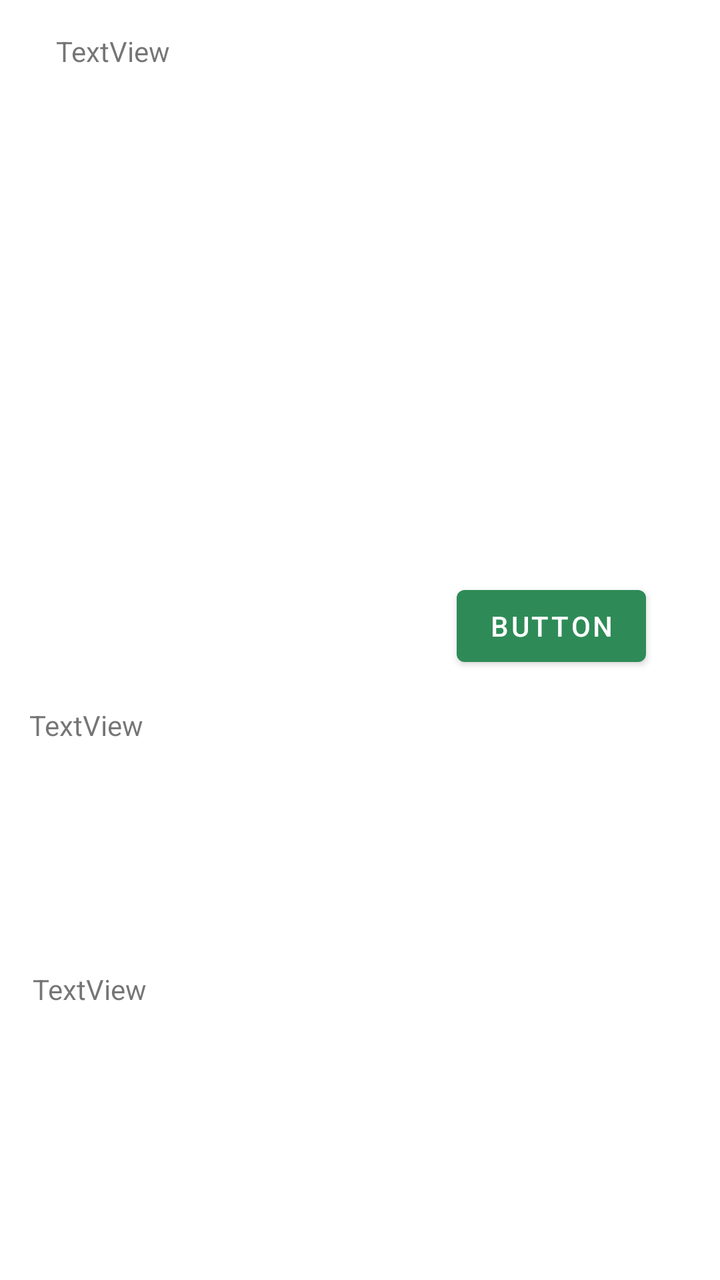
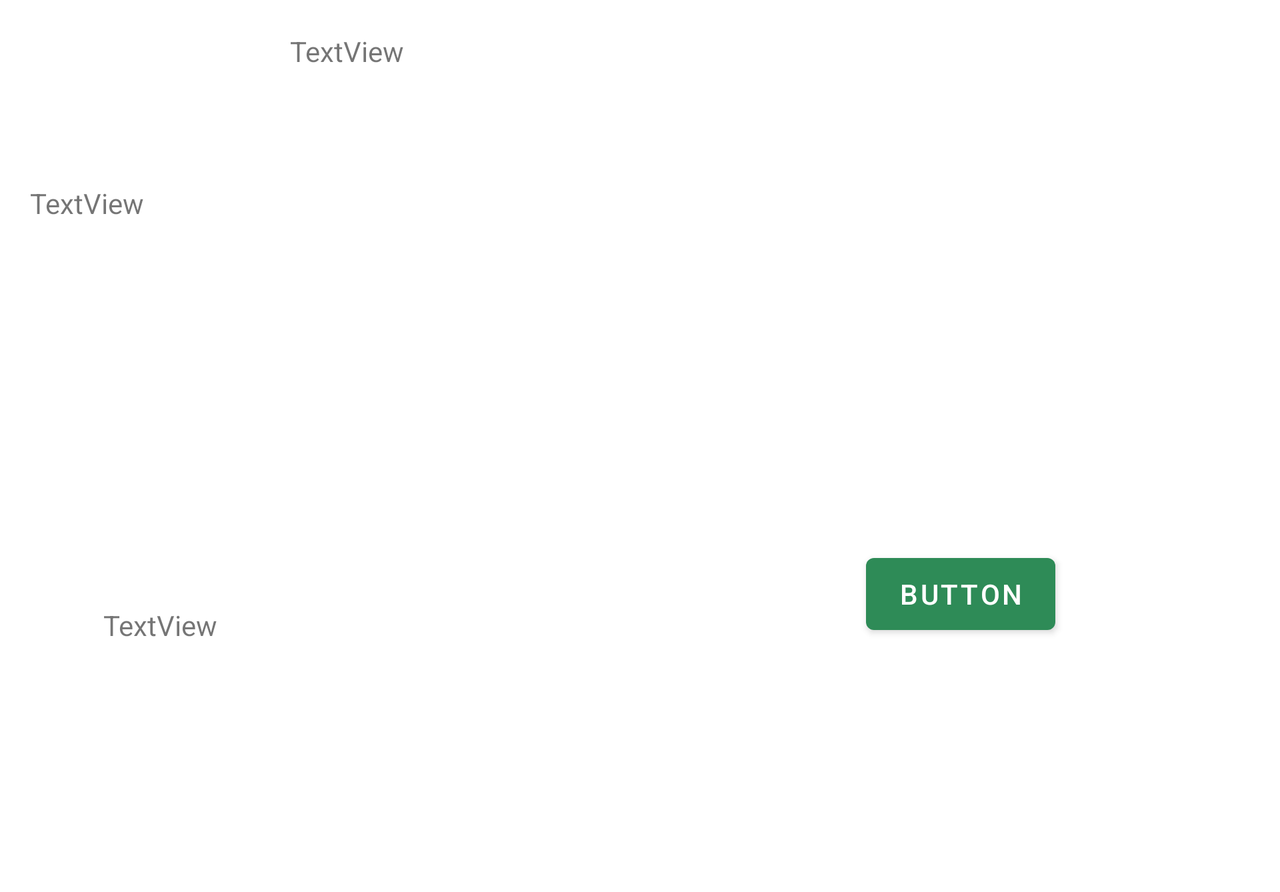

An Android layout and its configuration variant, each rendered on a device that would load it. The default file and the variant file are quoted in full after the pictures.
<!-- AndroidManifest.xml: application theme Theme.Kochbuch -->
<!-- res/layout/fragment_recipe_detail.xml -->
<?xml version="1.0" encoding="utf-8"?>
<androidx.constraintlayout.widget.ConstraintLayout xmlns:android="http://schemas.android.com/apk/res/android"
    xmlns:app="http://schemas.android.com/apk/res-auto"
    xmlns:tools="http://schemas.android.com/tools"
    android:layout_width="match_parent"
    android:layout_height="match_parent">

    <ImageView
        android:id="@+id/fragment_recipe_detail_image"
        android:layout_width="230dp"
        android:layout_height="161dp"
        android:layout_marginTop="40dp"
        app:layout_constraintEnd_toEndOf="parent"
        app:layout_constraintHorizontal_bias="0.497"
        app:layout_constraintStart_toStartOf="parent"
        app:layout_constraintTop_toBottomOf="@+id/fragment_recipe_detail_textViewTitle"
        tools:srcCompat="@tools:sample/avatars" />

    <TextView
        android:id="@+id/fragment_recipe_detail_textViewTitle"
        android:layout_width="350dp"
        android:layout_height="36dp"
        android:layout_marginStart="28dp"
        android:layout_marginTop="16dp"
        android:text="TextView"
        app:layout_constraintStart_toStartOf="parent"
        app:layout_constraintTop_toTopOf="parent" />

    <TextView
        android:id="@+id/fragment_recipe_detail_instruction"
        android:layout_width="326dp"
        android:layout_height="138dp"
        android:layout_marginTop="56dp"
        android:text="TextView"
        app:layout_constraintEnd_toEndOf="parent"
        app:layout_constraintHorizontal_bias="0.481"
        app:layout_constraintStart_toStartOf="parent"
        app:layout_constraintTop_toBottomOf="@+id/fragment_recipe_detail_description" />

    <TextView
        android:id="@+id/fragment_recipe_detail_description"
        android:layout_width="331dp"
        android:layout_height="76dp"
        android:layout_marginTop="100dp"
        android:text="TextView"
        app:layout_constraintEnd_toEndOf="parent"
        app:layout_constraintStart_toStartOf="parent"
        app:layout_constraintTop_toBottomOf="@+id/fragment_recipe_detail_image" />

    <Button
        android:id="@+id/favorite_button"
        android:layout_width="wrap_content"
        android:layout_height="wrap_content"
        android:layout_marginTop="36dp"
        android:text="Button"
        app:layout_constraintEnd_toEndOf="parent"
        app:layout_constraintHorizontal_bias="0.861"
        app:layout_constraintStart_toStartOf="parent"
        app:layout_constraintTop_toBottomOf="@+id/fragment_recipe_detail_image" />


</androidx.constraintlayout.widget.ConstraintLayout>
<!-- resources referenced by this layout -->
<resources>
  <style name="Theme.Kochbuch" parent="Theme.MaterialComponents.DayNight.DarkActionBar">
          
          <item name="colorPrimary">@color/seagreen</item>
          <item name="colorPrimaryVariant">@color/darkgreen</item>
          <item name="colorOnPrimary">@color/white</item>
          
          <item name="colorSecondary">@color/teal_200</item>
          <item name="colorSecondaryVariant">@color/teal_700</item>
          <item name="colorOnSecondary">@color/black</item>
          
          <item name="android:statusBarColor" tools:targetApi="l">?attr/colorPrimaryVariant</item>
          
      </style>
  <color name="seagreen">#2E8B57</color>
  <color name="darkgreen">#006400</color>
  <color name="white">#FFFFFFFF</color>
  <color name="teal_200">#FF03DAC5</color>
  <color name="teal_700">#FF018786</color>
  <color name="black">#FF000000</color>
</resources>
<!-- res/layout-land/fragment_recipe_detail.xml (the repository's variant of the layout above) -->
<!-- drawn on the phone turned sideways -->
<?xml version="1.0" encoding="utf-8"?>
<ScrollView xmlns:android="http://schemas.android.com/apk/res/android"
    xmlns:app="http://schemas.android.com/apk/res-auto"
    xmlns:tools="http://schemas.android.com/tools"
    android:layout_width="fill_parent"
    android:layout_height="match_parent"
    android:clipToPadding="true"
    android:fillViewport="true">

    <androidx.constraintlayout.widget.ConstraintLayout
        android:layout_width="match_parent"
        android:layout_height="729dp"
        android:duplicateParentState="false"
        android:paddingBottom="100dp"
        tools:layout_editor_absoluteY="1dp">

        <ImageView
            android:id="@+id/fragment_recipe_detail_image"
            android:layout_width="230dp"
            android:layout_height="161dp"
            android:layout_marginTop="40dp"
            app:layout_constraintEnd_toEndOf="parent"
            app:layout_constraintHorizontal_bias="0.87"
            app:layout_constraintStart_toStartOf="parent"
            app:layout_constraintTop_toBottomOf="@+id/fragment_recipe_detail_textViewTitle"
            tools:srcCompat="@tools:sample/avatars" />

        <TextView
            android:id="@+id/fragment_recipe_detail_textViewTitle"
            android:layout_width="350dp"
            android:layout_height="36dp"
            android:layout_marginTop="16dp"
            android:text="TextView"
            app:layout_constraintEnd_toEndOf="parent"
            app:layout_constraintStart_toStartOf="parent"
            app:layout_constraintTop_toTopOf="parent" />

        <TextView
            android:id="@+id/fragment_recipe_detail_instruction"
            android:layout_width="330dp"
            android:layout_height="wrap_content"
            android:layout_marginTop="192dp"
            android:text="TextView"
            app:layout_constraintEnd_toStartOf="@+id/favorite_button"
            app:layout_constraintStart_toStartOf="parent"
            app:layout_constraintTop_toBottomOf="@+id/fragment_recipe_detail_description" />

        <TextView
            android:id="@+id/fragment_recipe_detail_description"
            android:layout_width="331dp"
            android:layout_height="wrap_content"
            android:layout_marginTop="40dp"
            android:text="TextView"
            app:layout_constraintEnd_toStartOf="@+id/fragment_recipe_detail_image"
            app:layout_constraintHorizontal_bias="0.58"
            app:layout_constraintStart_toStartOf="parent"
            app:layout_constraintTop_toBottomOf="@+id/fragment_recipe_detail_textViewTitle" />

        <Button
            android:id="@+id/favorite_button"
            android:layout_width="wrap_content"
            android:layout_height="wrap_content"
            android:layout_marginTop="20dp"
            android:text="Button"
            app:layout_constraintEnd_toEndOf="parent"
            app:layout_constraintHorizontal_bias="0.794"
            app:layout_constraintStart_toStartOf="parent"
            app:layout_constraintTop_toBottomOf="@+id/fragment_recipe_detail_image" />

        <TableLayout
            android:id="@+id/ingredient_table"
            android:layout_width="343dp"
            android:layout_height="wrap_content"
            android:layout_marginTop="24dp"
            app:layout_constraintBottom_toBottomOf="parent"
            app:layout_constraintEnd_toEndOf="parent"
            app:layout_constraintStart_toStartOf="parent"
            app:layout_constraintTop_toBottomOf="@+id/fragment_recipe_detail_instruction"
            app:layout_constraintVertical_bias="0.495">


        </TableLayout>


    </androidx.constraintlayout.widget.ConstraintLayout>
</ScrollView>
